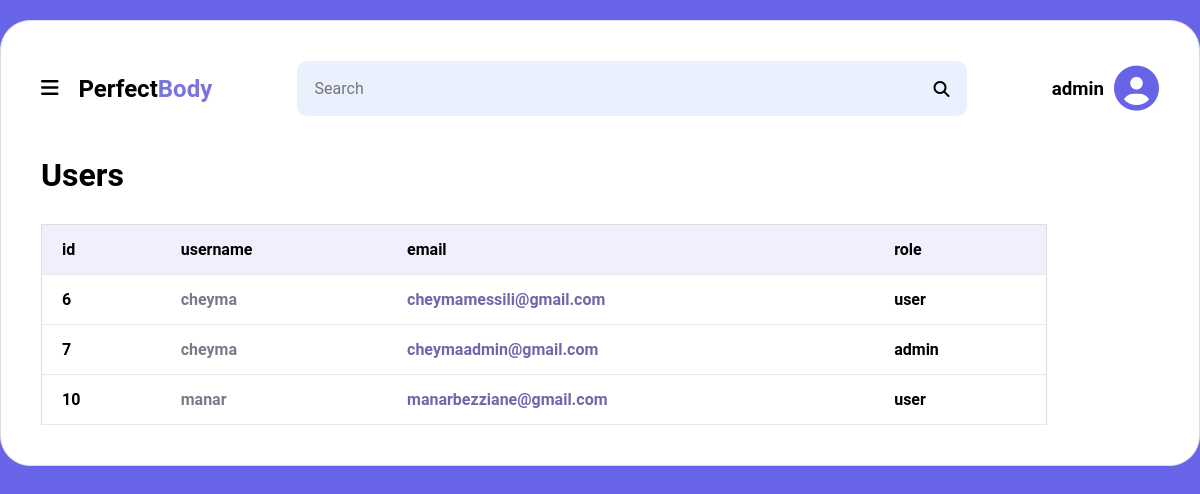
/admin/users.php, run on the app's committed database.
### tables this page shows
CREATE TABLE `tbl_users` (
  `user_id` int(11) NOT NULL,
  `username` varchar(256) NOT NULL,
  `useremail` varchar(256) NOT NULL,
  `userphone` int(11) NOT NULL,
  `userpassword` varchar(256) NOT NULL,
  `userrole` varchar(88) NOT NULL
);

### admin/users.php (the view, shortened to what this page needs)
<?php
 include('../dbconnect.php');
 $sql = "SELECT * from tbl_users";
$data = $con->prepare($sql);
$data->execute();
?>
<!DOCTYPE html>
<html lang="en">
<head>
     <link rel="stylesheet" href="./css/adminStyle.css">
</head>
<body >
    <div class="app">
    <header>
        <div class="title">
           <div class="menu"> <i class="fas fa-bars t" onclick="test()"></i></div>
           <h2>Perfect<span>Body</span></h2>
        </div>
        <div class="search">
            <input type="text" placeholder="Search">
            <i class="fas fa-search"></i>
        </div>
        <div class="admin">
            <h3>admin</h3>
            <i class="fas fa-user-circle"></i>
        </div>
    </header>
    <main>
        <div class="row">
            <div class="col-2">
                 <h1>Users</h1>
 <table class="table-content">
 <thead>
        <tr>
            <th>id</th>
            <th>username</th>
            <th>email</th>
            <th>role</th>
        </tr>
    </thead>
    <tbody>
        <?php foreach($data as $row) {  ?>
        <tr>
            <td><?php echo $row['user_id'] ?></td>
            <td style="color: #7c7989;"><?php echo $row['username'] ?> </td>
            <td style="color: #6d68ab;"><?php echo $row['useremail'] ?></td>
            <td ><?php echo $row['userrole'] ?></td>
        </tr>
        <?php } ?>
    </tbody>
</table>
            </div>
        </div>
    </main>
</div>
</body>
</html>

### admin/css/adminStyle.css (style rules this page uses)
* { padding: 0; margin: 0; box-sizing: border-box; list-style: none; text-decoration: none; font-family: "roboto", sans-serif; }
body { background: #6764e7; }
.app { border: 1px solid #dddddd; border-radius: 30px; padding: 40px; width: 1200px; margin: 20px auto 20px; background: #fff; }
header { display: flex; justify-content: space-between; align-items: center; margin-bottom: 40px; }
header .menu { display: none; }
header .title { display: flex; align-items: center; }
header .title i { margin-right: 20px; cursor: pointer; font-size: 20px; }
header h2 { flex-basis: 20%; }
header span { color: #7a74df; }
header .search { display: flex; justify-content: space-between; align-items: center; padding: 18px; width: 400px; border-radius: 10px; background: #eaf0fe; flex-basis: 60%; }
header input { border: none; background: #eaf0fe; width: 100%; font-size: 16px; }
header .admin { display: flex; align-items: center; }
.admin i { font-size: 45px; margin-left: 10px; color: #6764e7; }
.row { display: flex; }
.col-2 { flex-basis: 80%; }
.col-2 h1 { margin-bottom: 30px; }
.table-content { border-collapse: collapse; border: 1px solid #dddddd; width: 90%; font-weight: bold; }
.table-content tr { border-bottom: 1px solid #e8e8e8; }
.table-content th { background: #f0effd; padding: 15px 20px; text-align: left; color: #000; }
.table-content td { padding: 15px 20px; text-align: left; }
@media only screen and (max-width: 1210px) { header .menu { display: block; } }
@media only screen and (max-width: 1210px) { .col-2 { flex-basis: 100%; } }

### data on the page
tbl_users: user_id "6", username "cheyma", useremail "cheymamessili@gmail.com", userrole "user"
tbl_users: user_id "7", username "cheyma", useremail "cheymaadmin@gmail.com", userrole "admin"
tbl_users: user_id "10", username "manar", useremail "manarbezziane@gmail.com", userrole "user"
